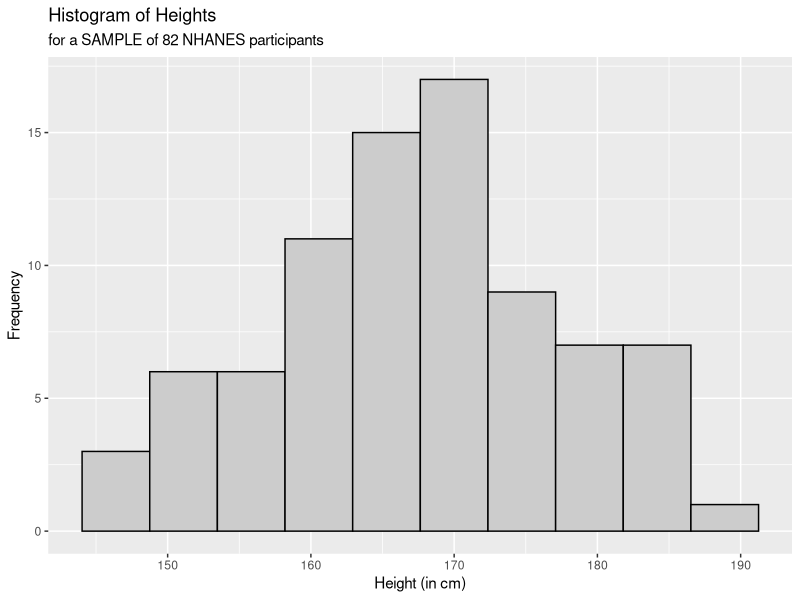
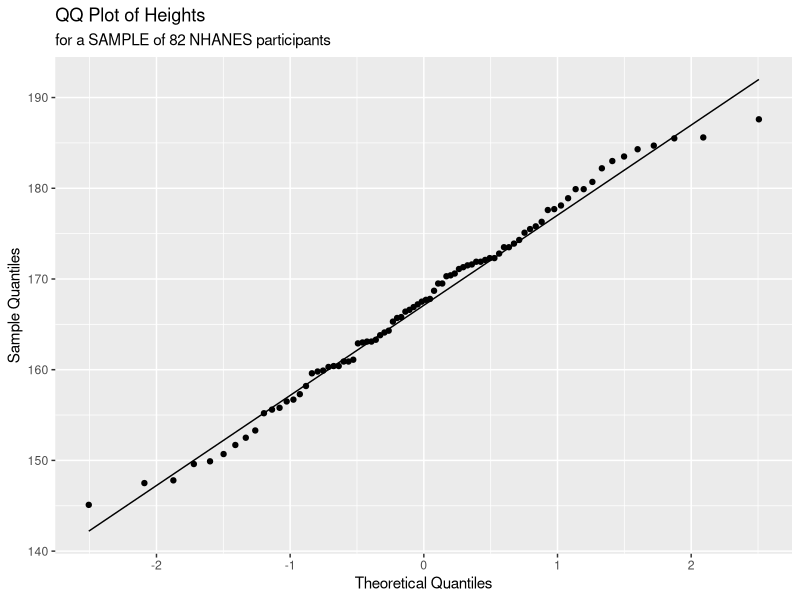
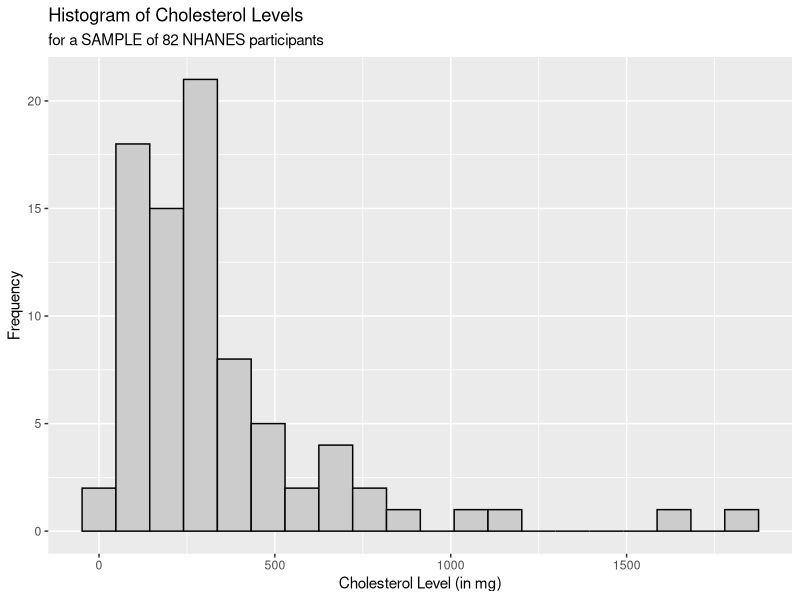
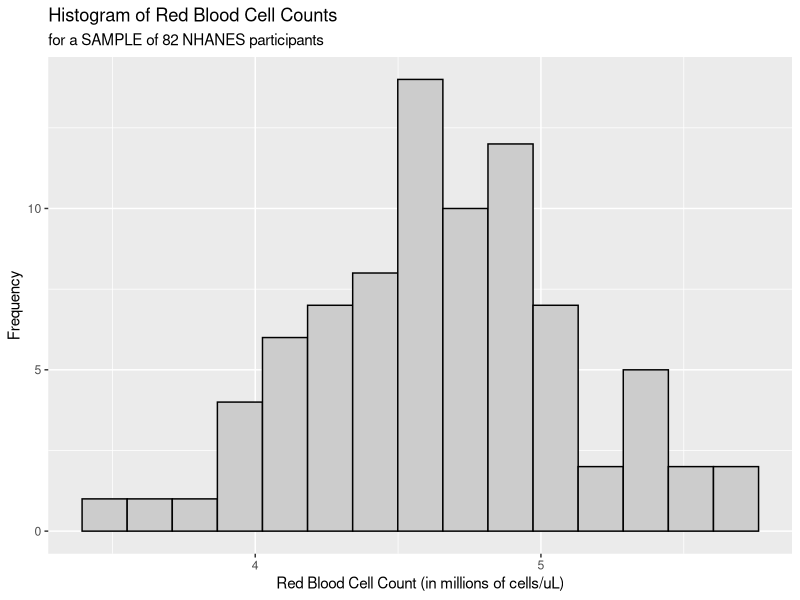
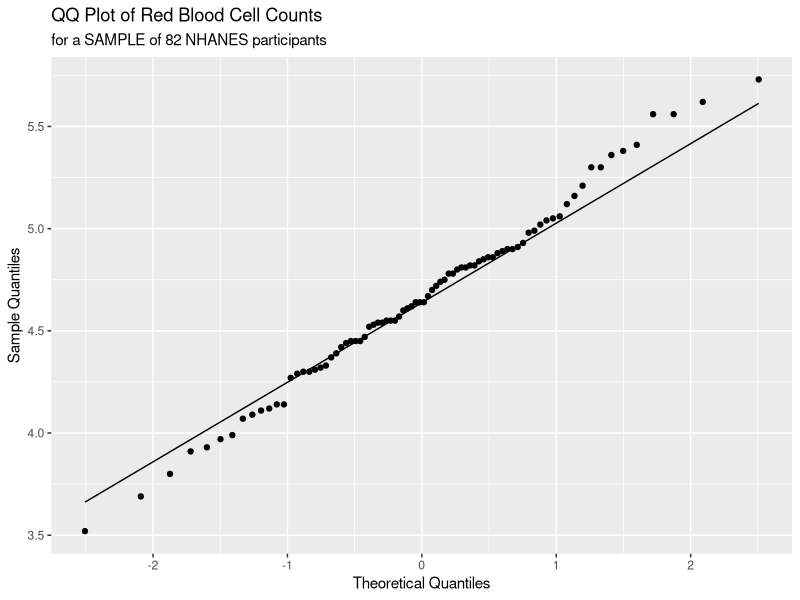
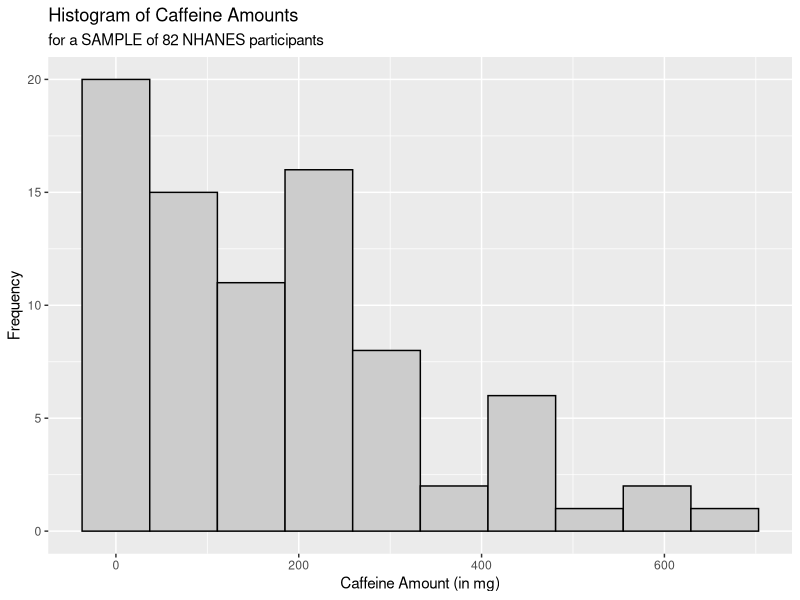
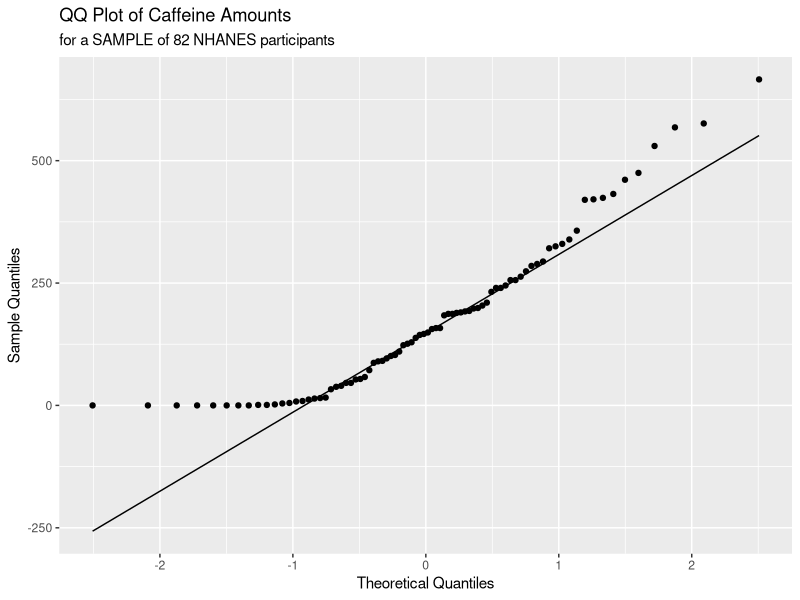

The R source for these figures, in order:
## ---- chunk 1
knitr::opts_chunk$set(echo = TRUE)
## ---- chunk 2
library(ggplot2)
## ---- chunk 3
nhanes <- read.csv("nhanes_sample.csv")
## ---- chunk 4
head(nhanes)
## ---- chunk 5
ggplot(data = nhanes, aes(x = height)) +
  
  geom_histogram(bins = 10, color = "black", fill = "grey80") +
  
  labs(title = "Histogram of Heights",
       subtitle = "for a SAMPLE of 82 NHANES participants",
       x = "Height (in cm)",
       y = "Frequency")
## ---- chunk 6
ggplot(data = nhanes, aes(sample = height)) + 
  
  stat_qq() +
  stat_qq_line() + 
  
  labs(title = "QQ Plot of Heights",
       subtitle = "for a SAMPLE of 82 NHANES participants",
       x = "Theoretical Quantiles",
       y = "Sample Quantiles")
## ---- chunk 7
# Replace this text with your code

## ---- chunk 8
ggplot(data = nhanes, aes(x = chol)) +
  
  geom_histogram(bins = 20, color = "black", fill = "grey80") +
  
  labs(title = "Histogram of Cholesterol Levels",
       subtitle = "for a SAMPLE of 82 NHANES participants",
       x = "Cholesterol Level (in mg)",
       y = "Frequency")
## ---- chunk 9
ggplot(data = nhanes, aes(x = rbcc)) +
  
  geom_histogram(bins = 15, color = "black", fill = "grey80") +
  
  labs(title = "Histogram of Red Blood Cell Counts",
       subtitle = "for a SAMPLE of 82 NHANES participants",
       x = "Red Blood Cell Count (in millions of cells/uL)",
       y = "Frequency")
## ---- chunk 10
ggplot(data = nhanes, aes(sample = rbcc)) + 
  
  stat_qq() +
  stat_qq_line() + 
  
  labs(title = "QQ Plot of Red Blood Cell Counts",
       subtitle = "for a SAMPLE of 82 NHANES participants",
       x = "Theoretical Quantiles",
       y = "Sample Quantiles")
## ---- chunk 11
ggplot(data = nhanes, aes(x = caffeine)) +
  
  geom_histogram(bins = 10, color = "black", fill = "grey80") +
  
  labs(title = "Histogram of Caffeine Amounts",
       subtitle = "for a SAMPLE of 82 NHANES participants",
       x = "Caffeine Amount (in mg)",
       y = "Frequency")
## ---- chunk 12
ggplot(data = nhanes, aes(sample = caffeine)) + 
  
  stat_qq() +
  stat_qq_line() + 
  
  labs(title = "QQ Plot of Caffeine Amounts",
       subtitle = "for a SAMPLE of 82 NHANES participants",
       x = "Theoretical Quantiles",
       y = "Sample Quantiles")
## ---- chunk 13
t.test(nhanes$height, conf.level = 0.90)
## ---- chunk 14
# Replace this text with your code

## ---- chunk 15
qt(p = 0.05, df = 81, lower.tail = FALSE)
## ---- chunk 16
qt(p = 0.005, df = 81, lower.tail = FALSE)
## ---- chunk 17
# Replace this text with your code

## ---- chunk 18
t.test(nhanes$rbcc, mu = 4.5, alternative = "greater")
## ---- chunk 19
# Replace this text with your code

## ---- chunk 20
mean(nhanes$caffeine)

median(nhanes$caffeine)

sd(nhanes$caffeine)

quantile(nhanes$caffeine)
## ---- chunk 21
pt(q = 3.1778, df = 81, lower.tail = FALSE)
## ---- chunk 22
pt(q = 1.3694, df = 81, lower.tail = FALSE) * 2
